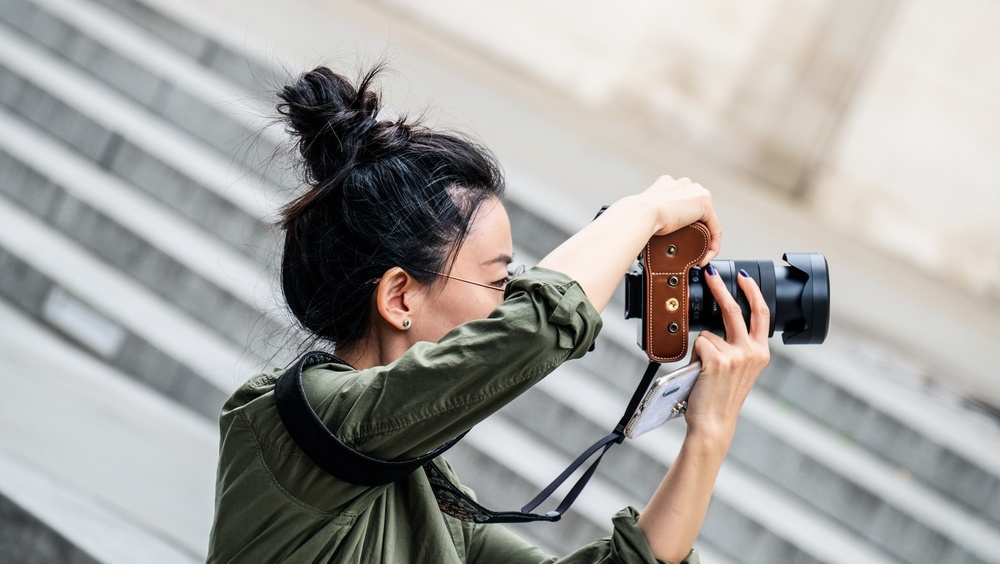
#> input picture photo.jpg, 1000 x 564 px, shrunk from 1774 x 1000 before the run
$ jupyter execute --allow-errors Thresholding.ipynb   (shell and % lines are left out)   (older library calls are emulated)
#> lines starting #> are read from the running program, lines starting #| are printed output that depends on the picture; after the words box and inside, x2 and y2 are one past the last pixel; in counts of white or black regions, pixels touching at a corner belong together
# Thresolding

In this I will introduce you to image segmentation techniques i.e thresolding

Image segmentation project where we will use thresholding operations to segment a relatively simple image.
We will work through this project using the types of image processing techniques i.e Thresolding.

# Image segmentation is the process of partitioning a digital image into multiple segments to make the image easier to analyze.
Often we are looking to locate objects and boundaries in the original image.

A more precise way of looking at it is to say that image segmentation's goal is to assign a label to every pixel in an image
such that pixels with the same label share certain characteristics.

Firstly we need to import some libraries such as Opencv and Numpy for read and storing the images in diagital format.Matplot lib is imported for displaying the image and its inline is use for static alignment of the image

[cell 1]
# First import OpenCV, NumPY and MatPlotLib as we will use these libraries
import cv2
import numpy as np
import matplotlib.pyplot as plt

#matplot inline is use for static alignment of an image

We need to spereate the noise from image for that we will use fastN1MeansDenoisingColored i.e method in opencv.
We're using a larger 'h' and 'hColor' value than typically used as the image is more noisy than images typically used with these technique.
(This should make more sense as we go forward into the CNN segmentation examples).

[cell 2]
# Load a color image
img = cv2.imread("photo.jpg")
#> img is the input picture: shape (564, 1000, 3); mean B, G, R 159.7, 162.4, 164.3
# Apply some blurring to reduce noise
# h is the Parameter regulating filter strength for luminance component.
# Bigger h value perfectly removes noise but also removes image details,
# smaller h value preserves details but also preserves some noise
# Hint: I recommend using larger h and hColor values than typical to remove noise at the
# expense of losing image details
# Experiment with setting h and hColor to a suitable value.

h=20
hColor=20
# Default values

templateWindowSize = 7
searchWindowSize = 21
#stored the image after denosing in blur
blur = cv2.fastNlMeansDenoisingColored(img, None,h,hColor,templateWindowSize,searchWindowSize)

plt.imshow(cv2.cvtColor(blur, cv2.COLOR_BGR2RGB))

Now, lets run a morphological operation on the blurred image.

For this example, we are going to generate a gradient.

This builds on dilation and erosion.As dilation is adding pixels to bondary of an image and erosion is
removing pixel from boundary of an image
Today we are going to use them to generate an outline for our Photographer.

[cell 3]
# Apply a morphological gradient (dilate the image, erode the image, and take the difference
##making a structuring element of 13x13 matrix
elKernel = cv2.getStructuringElement(cv2.MORPH_ELLIPSE, (13,13))

# Use openCV's morphologyEx to generate a gradient using the kernel above
gradient = cv2.morphologyEx(blur, cv2.MORPH_GRADIENT, elKernel)
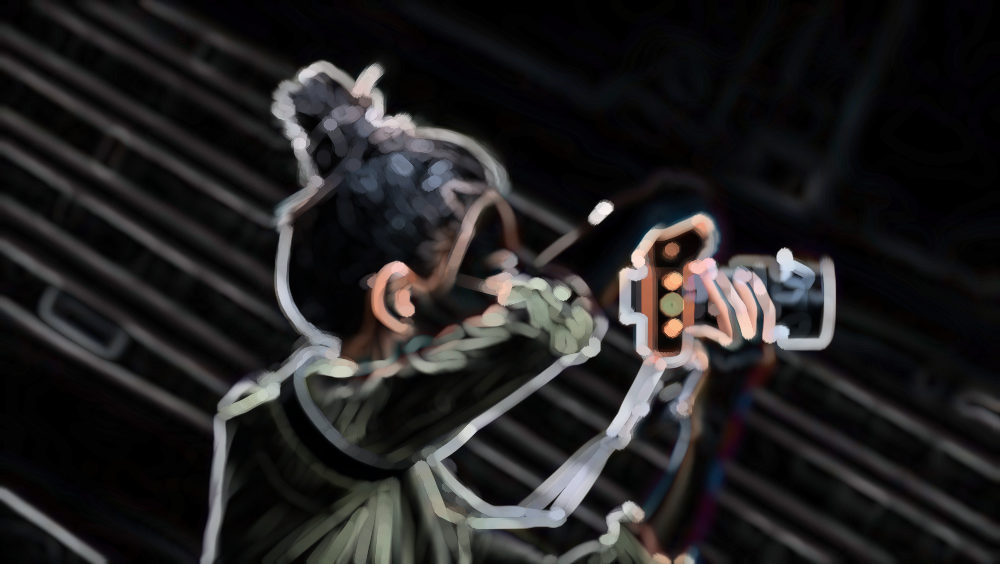
#> gradient: shape (564, 1000, 3); mean B, G, R 34.3, 33.9, 35.3
#gradient show the directional change in intensity of an image
plt.imshow(cv2.cvtColor(gradient, cv2.COLOR_BGR2RGB))

Now we have completed the pre-processing of our image.

From this point onwards, we are concerning ourselves with:

a) filling the region of interest, and

b) removing artefacts from the image which we are not interested in.

There are quite a few approaches we can take to this (including not doing them at all), but lets apply
OTSU's threshold to convert the image to black and white, and perform a closing operation to 'fill in' the
photographer and then perform some erosion to remove parts of the image that we consider noise.

# OTSU Thresholding

When converting from a grayscale image to a black and white image, selecting a good threshold value can be a
time-consuming and manual process. There are a number of automatic thresholding techniques available - and
Otsu's method thresholding is one of the better known techniques.

Conceptually simple, and relatively low cost computationally, Otsu's threshold iterate through all the possible threshold values to find the threshold value where the sum of foreground and background spreads is at its minimum.

Otsu form histogram of bimodlar image and if they are two peak in that histogram it consider the middle of the graph as the thresold value

[cell 4]
# Apply Otsu's method - or you can adjust the level at which thresholding occurs
# and see what the effect of this is

# Convert gradient to grayscale
gradient = cv2.cvtColor(gradient, cv2.COLOR_BGR2GRAY)#Use for conversion
#> gradient: shape (564, 1000)

#Generate a matrix called otsu using OpenCV's threshold() function.  Use
# Otsu's method.

otsu = cv2.threshold(gradient, 0, 255, cv2.THRESH_BINARY | cv2.THRESH_OTSU)[1]
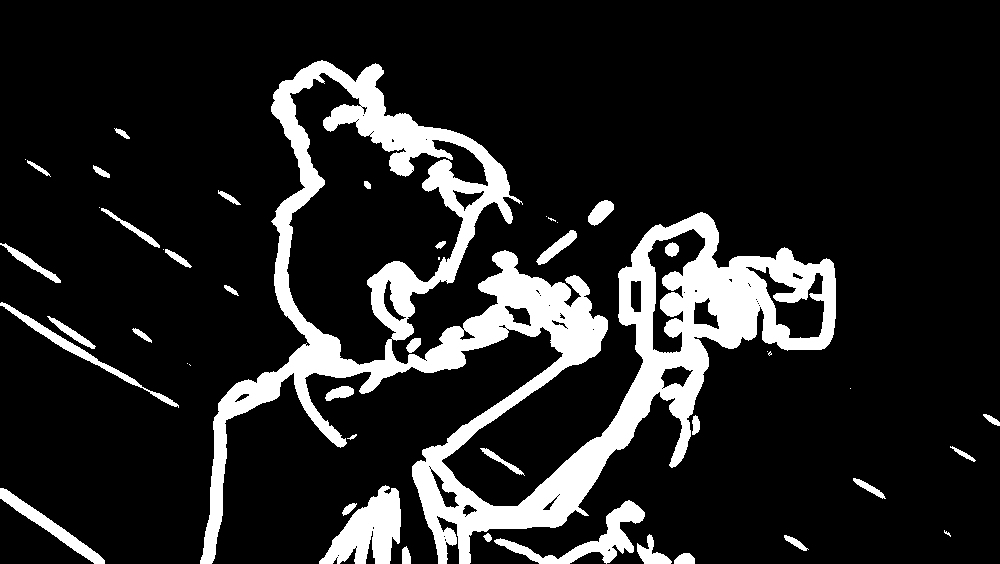
#> otsu: shape (564, 1000); 14.3% white; 47 white regions (13 under 20 px), largest, box (x1, y1, x2, y2) and area: (200, 60, 836, 564) 66601, (319, 485, 401, 564) 3561, (494, 500, 645, 564) 2397


# Apply a closing operation - we're using a large kernel here. By all means adjust the size of this kernel
# and observe the effects
#> (the rest of this cell did not finish here and is left out)

#> (a cell that did not finish here is left out)

After switching to black and white and applying our closing and erosion operations, our simplified camera is starting to emerge

So, now we've effectively segmented our image.

Now, let's post-process the image to find the contours that represent the edge of the photographer(which contain camera).We'll just use the intuition that the photographer is the largest object in the scene.

Then we wil do a little image manipulation to generate a colour representing the camera,
another colour representing the background (i.e. i.e not the photographer) and then merge those colours with the original image.

You'll notice the closing and erosion steps are not perfect - they're not supposed to be.
They are good enough to feed into the findContours routine.
By all means, tune them further to get better quality input into findContours.

In the findContours routine we're using cv2.RETR_EXTERNAL.
This is to reduce the complexity of post-processing by only reporting 'external' contours
(i.e. we'll attempt to suppress contours that are inside other contours).

[cell 6]
p = int(img.shape[1] * 0.05)
#> p = 50
#> (the rest of this cell did not finish here and is left out)
